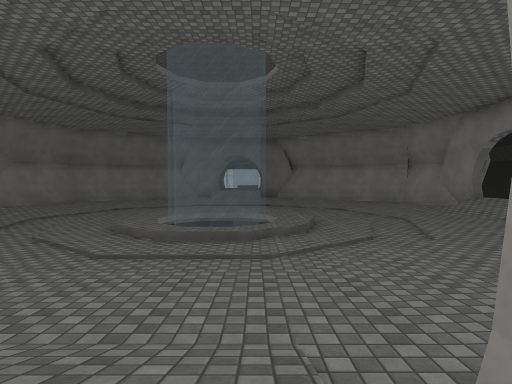
view 1 (above)

17 first-person views from a walk through a Unity game level. The camera is 1.4 m above the floor, tilts 2° down and sees 80° across. The floor is counted in squares, 2 m on a side. Each view is taken from the middle of a square. On the plan, view 1 faces up. The plan holds only what a view shows up to about 10 squares ahead; the rest is blank. The place goes on beyond the plan. The player character is not drawn. Surface patterns are stand-ins for the level's own textures.

view 2
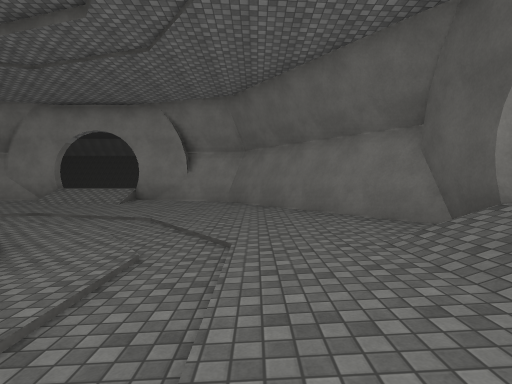

view 3
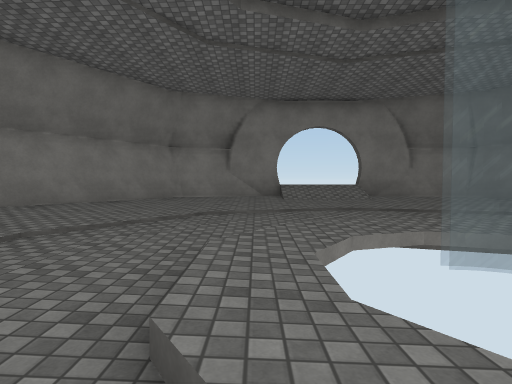

view 4
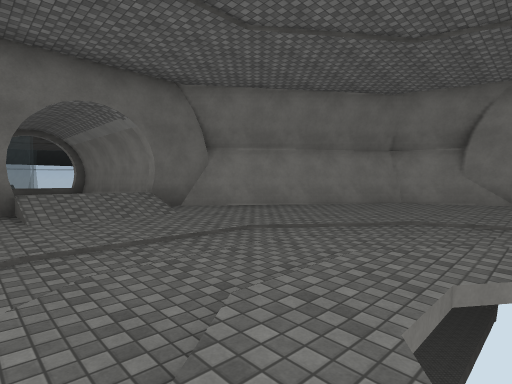

view 5
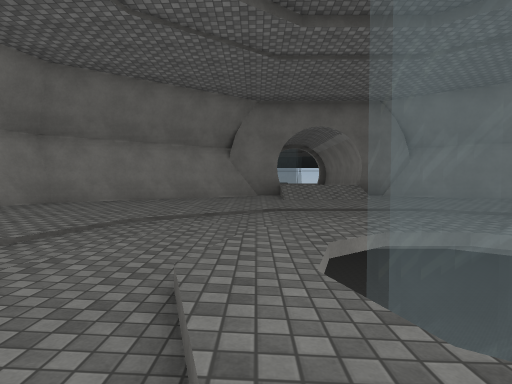

view 6
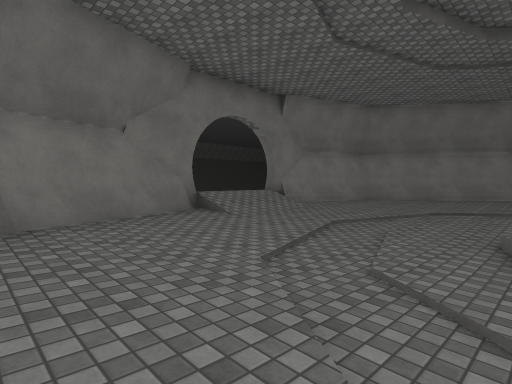

view 7
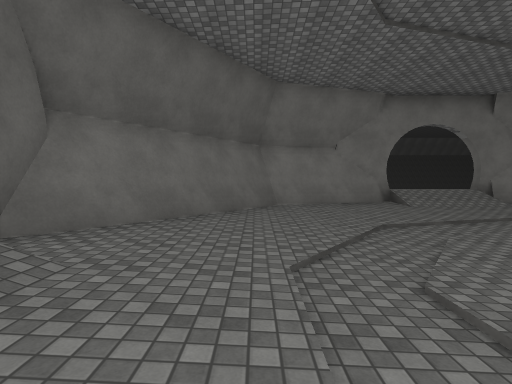

view 8
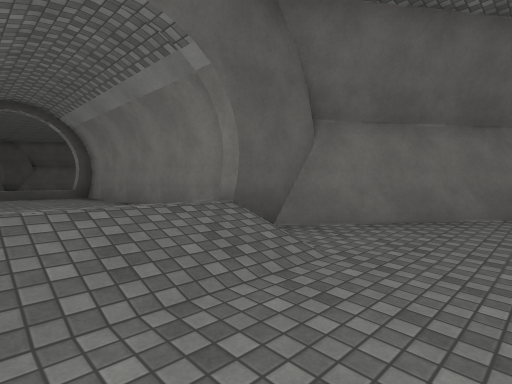

view 9
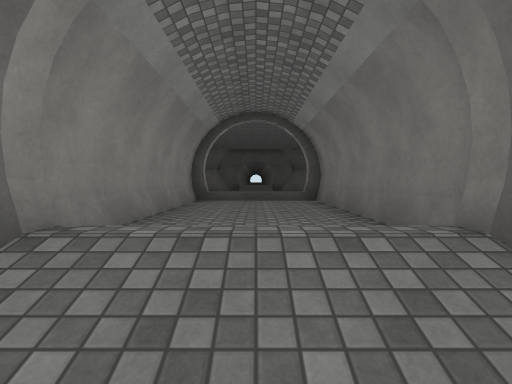

view 10
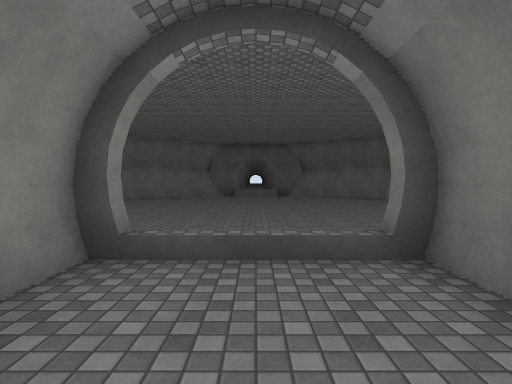

view 11
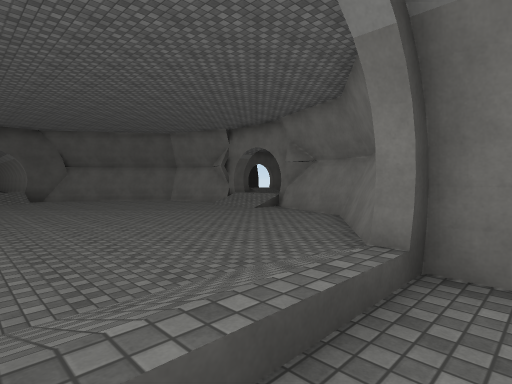

view 12
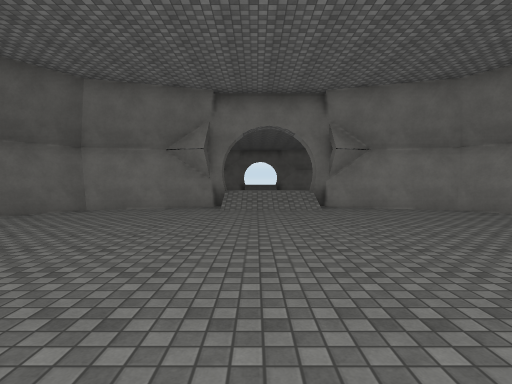

view 13
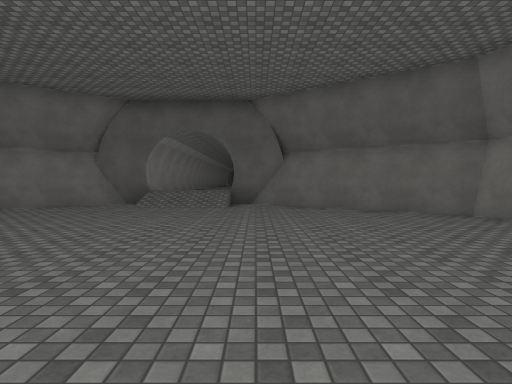

view 14
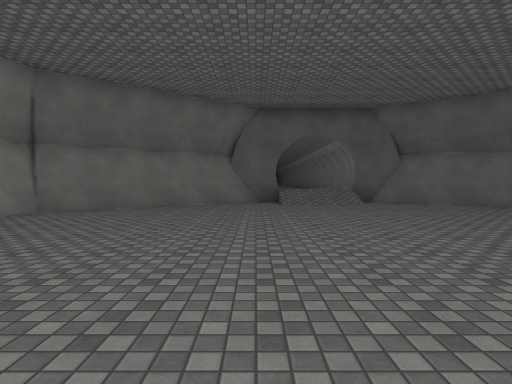

view 15
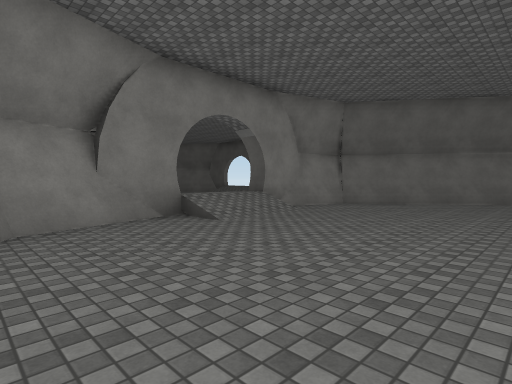

view 16
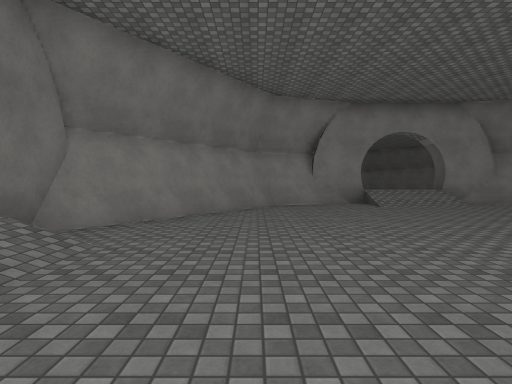

view 17
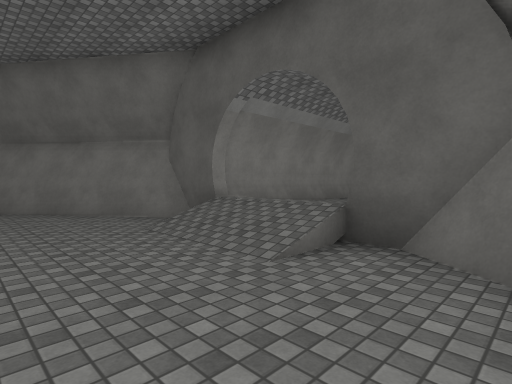

### Floor plan
Key: @ floor where view 1 was taken; # wall or solid block; . main floor; : floor 0.25 m higher than the main floor; - floor 0.25 m lower than the main floor; + floor 0.5 m higher than the main floor; * floor 1 m higher than the main floor; / step, stairs or slope.
Columns run from 9 left of view 1 to 7 right of it. Each row starts with its distance up from view 1.
 19           #
 18           #
 17           #
 16      ##///##
 15    ###:///:###
 14   ##/:.///.:/##
 13  ##:...///...:##
 12  #:..//---//..:##
 11 ##:./-/---/-/.:##
 10 #/..////.////..:#
  9 #///--/   /--///
  8  ////-.   .-////
  7 #/..--/   /--../
  6 #/..//-/./-//..:#
  5 ##:./-/---/-/.:##
  4  #:..//---//..:##
  3  ##::.......:/##
  2   ###:.....:###
  1     ##:///:##
  0      ##//@##
 -1       #+++#
 -2       #+++#
 -3       #+++#
 -4       #+++#
 -5       #+++#
 -6       #///###
 -7    ##..///..##
 -8   ##.........##
 -9  ##...........##
-10  #.............##
-11 ##..............#
-12 #/..............#
-13 */............./*
-14 */............./*
-15 #/............./#
-16 ##..............#
-17  #.............##
-18  #.............#
-19  ###.........###
-20    ##..///..##
-21     ###///###
-22           #
-23           #
-24           #

Positions as (right, up) in squares from view 1, and headings:
1: (0, 0), facing up
2: (-3, 3), facing right
3: (-3, 10), facing right
4: (-3, 9), facing up-right
5: (-3, 6), facing up
6: (-3, 3), facing up-left
7: (0, 3), facing left
8: (0, 3), facing down-left
9: (-1, 2), facing down
10: (-1, -3), facing down
11: (0, -5), facing down-left
12: (0, -14), facing left
13: (-3, -12), facing down
14: (1, -11), facing down
15: (1, -9), facing down-right
16: (-3, -9), facing right
17: (-4, -18), facing down-right
